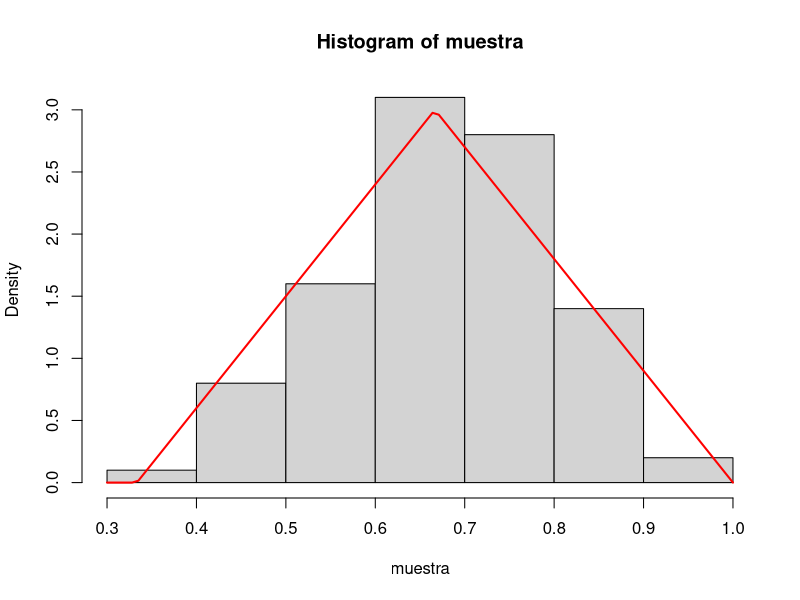
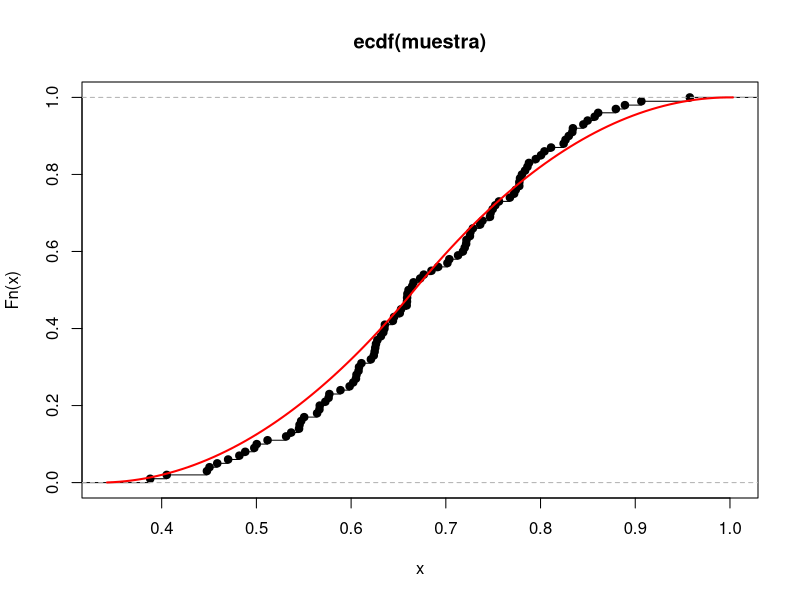

These charts were generated, in order, by the following R code:
dtriang = function(x){
  (1/3<=x & x<=2/3)*(9*x-3) + (2/3<x & x<=1)*(9-9*x)
}

ptriang = function(x){
  (1/3<=x & x<=2/3)*((9/2)*x^2 -3*x + 1/2) + (2/3<x & x<=1)*((-9/2)*x^2 + 9*x - 7/2) + 1*(x>1)
}

rtriang = function(n){
  u = runif(n)
  muestra = ifelse(u<1/2, (1/3)*(1 + sqrt(2*u)), 1 - (1/3)*sqrt(2*(1-u)))
  return(muestra)
}

set.seed(1)
n = 100

muestra = rtriang(n)

hist(muestra, freq=FALSE)
curve(dtriang(x), add=TRUE, col='red', lwd=2)

plot(ecdf(muestra))
curve(ptriang(x), add=TRUE, col='red', lwd=2)

ks.test(muestra, ptriang)

#MONTECARLO
c = 0
MAX = 1000
cont = 0
while (c<MAX){
  muestra = rtriang(n)
  
  aux = ks.test(muestra, ptriang)$p.value
  
  cont = ifelse(aux<0.05, cont+1, cont)
  
  c = c + 1
}

cont/MAX